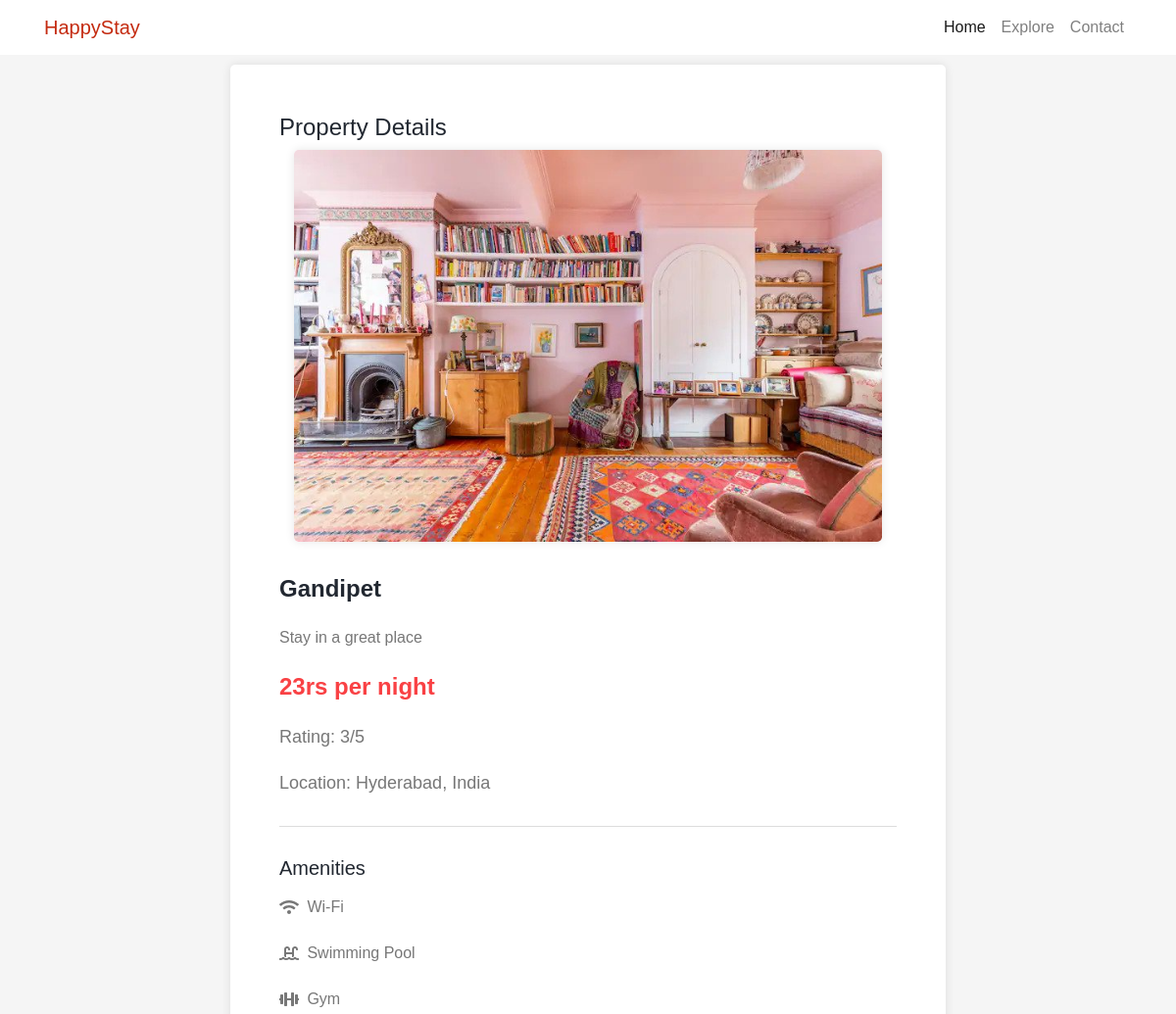
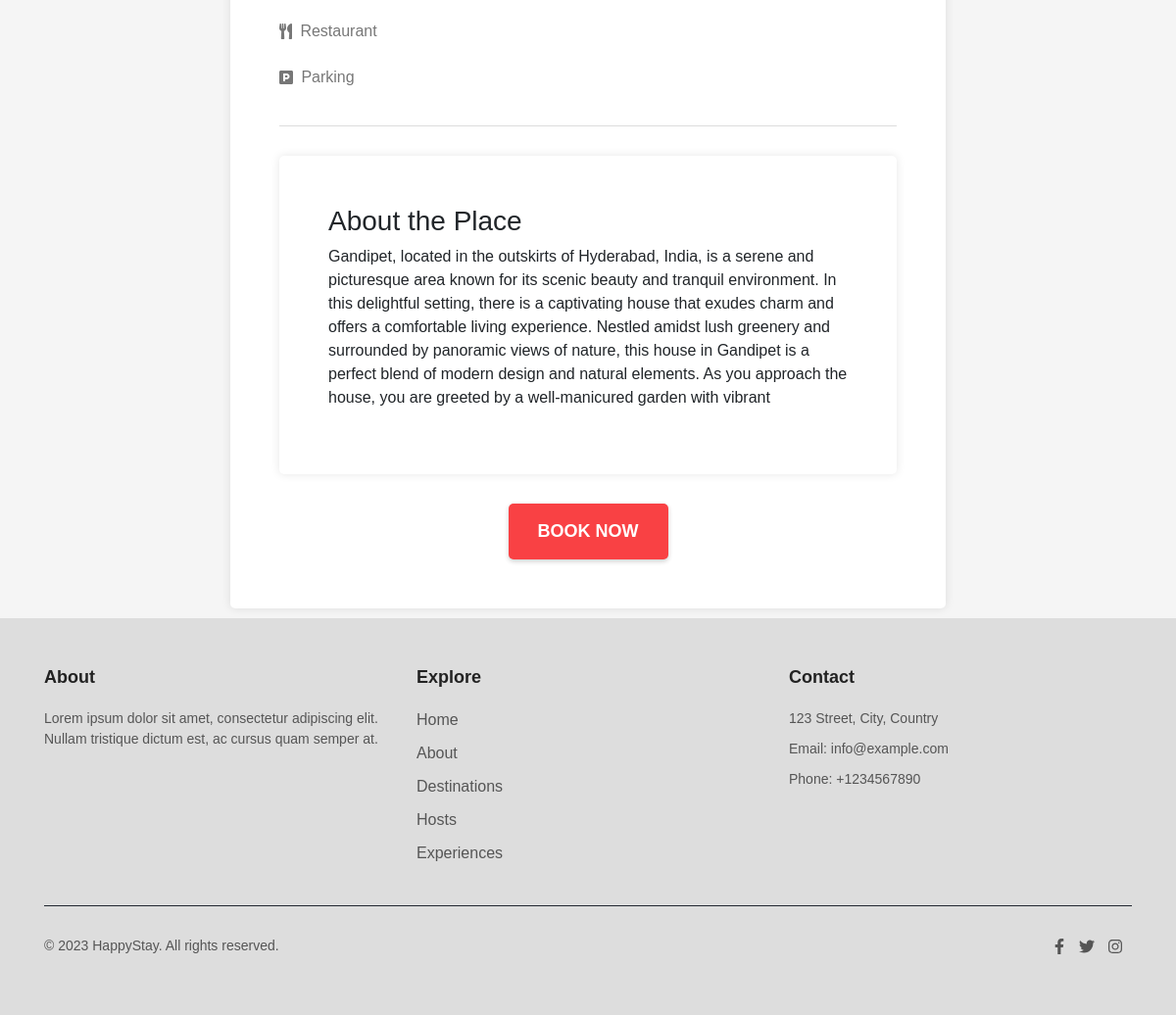
/detail/1, run on the app's committed database (2 pictures, top to bottom).
### myapp/models.py (models this page shows)
class place(models.Model):
    name=models.CharField(max_length=20)
    description=models.CharField(max_length=30)
    rating=models.IntegerField()
    cost=models.CharField(max_length=20)
    city=models.CharField(max_length=20,default='')
    country=models.CharField(max_length=20,default='')
    about=models.CharField(max_length=500,default='')

### myapp/views.py (the view)
# urls.py: path('detail/<str:pk>',views.detail,name='detail'),
def detail(request,pk):
    post=place.objects.get(id=pk)
    return render(request,'detail.html',{'post':post})

### templates/detail.html (shortened to what this page needs)
{% load static %}
<!DOCTYPE html>
<html>
<head>
    <link rel="stylesheet" href="https://stackpath.bootstrapcdn.com/bootstrap/4.5.0/css/bootstrap.min.css">
    <link rel="stylesheet" href="https://cdnjs.cloudflare.com/ajax/libs/font-awesome/5.15.3/css/all.min.css">
    <link rel="stylesheet" href="{% static 'detail.css' %}">
</head>
<body>
    <nav class="navbar navbar-expand-lg navbar-light bg-white">
        <div class="container">
            <a class="navbar-brand" href="#">HappyStay</a>
            <div class="collapse navbar-collapse" id="navbarNav">
                <ul class="navbar-nav ml-auto">
                    <li class="nav-item active">
                        <a class="nav-link" href="{% url 'home'%}">Home</a>
                    </li>
                    <li class="nav-item">
                        <a class="nav-link" href="{% url 'home' %}#goto">Explore</a>
                    </li>
                    <li class="nav-item">
                        <a class="nav-link" href="#">Contact</a>
                    </li>
                </ul>
            </div>
        </div>
    </nav>
    <div class="container">
        <div class="row justify-content-center">
            <div class="col-lg-8">
                <div class="property-details">
                    <h2>Property Details</h2>
                    <div class="image">
                        <img src="../static/images_feat/img{{post.id}}.jpg" alt="Property Image">
                    </div>
                    <div class="title">{{post.name}}</div>
                    <div class="description">
                        {{post.description}}
                    </div>
                    <div class="price">{{post.cost}}</div>
                    <div class="rating">Rating: {{post.rating}}/5</div>
                    <div class="location">Location: {{post.city}}, {{post.country}}</div>
                    <hr>
                    <div class="amenities">
                        <h3>Amenities</h3>
                        <ul>
                            <li><i class="fas fa-wifi"></i>
                                <pre> </pre> Wi-Fi
                            </li>
                            <li><i class="fas fa-swimming-pool"></i>
                                <pre> </pre> Swimming Pool
                            </li>
                            <li><i class="fas fa-dumbbell"></i>
                                <pre> </pre> Gym
                            </li>
                            <li><i class="fas fa-utensils"></i>
                                <pre> </pre> Restaurant
                            </li>
                            <li><i class="fas fa-parking"></i>
                                <pre> </pre>Parking
                            </li>
                        </ul>
                    </div>
                    <hr>
                    <div class="property-details">
                        <h3>About the Place</h3>
                        <p class="break">
                            {{post.about}}
                        </p>
                    </div>
                    <div class="button-container">
                        <a href="/book">
                            <button class="button">Book Now</button>
                        </a>
                    </div>
                </div>
            </div>
        </div>
    </div>
    <footer class="footer" style="background-color: #dddddd;">
        <div class="container">
            <div class="row">
                <div class="col-md-4">
                    <h3>About</h3>
                    <p>Lorem ipsum dolor sit amet, consectetur adipiscing elit. Nullam tristique dictum est, ac cursus
                        quam semper at.</p>
                </div>
                <div class="col-md-4">
                    <h3>Explore</h3>
                    <ul class="footer-links">
                        <li><a href="{% url 'home'%}">Home</a></li>
                        <li><a href="#">About</a></li>
                        <li><a href="#">Destinations</a></li>
                        <li><a href="#">Hosts</a></li>
                        <li><a href="#">Experiences</a></li>
                    </ul>
                </div>
                <div class="col-md-4">
                    <h3>Contact</h3>
                    <p>123 Street, City, Country</p>
                    <p>Email: info@example.com</p>
                    <p>Phone: +1234567890</p>
                </div>
            </div>
            <hr style="background-color: #222831; height: 1px;">
            <div class="row">
                <div class="col-md-6">
                    <p>&copy; 2023 HappyStay. All rights reserved.</p>
                </div>
                <div class="col-md-6">
                    <ul class="footer-social">
                        <li><a href="#"><i class="fab fa-facebook-f"></i></a></li>
                        <li><a href="#"><i class="fab fa-twitter"></i></a></li>
                        <li><a href="#"><i class="fab fa-instagram"></i></a></li>
                    </ul>
                </div>
            </div>
        </div>
    </footer>
</body>
</html>

### static/detail.css (style rules this page uses)
.navbar .navbar-brand { color: #c42b10; }
.navbar .nav-link { color: #7b1f1f; }
.navbar .active .nav-link { color: #8c3775; }
body { font-family: Arial, sans-serif; background-color: #f5f5f5; }
.property-details { background-color: #ffffff; padding: 50px; border-radius: 5px; margin:10px 0px; box-shadow: 0px 0px 10px rgba(0, 0, 0, 0.1); }
.property-details h2 { margin-top: 0; color: #222831; font-size: 24px; }
.property-details .image { text-align: center; margin-bottom: 30px; }
.property-details .image img { max-width: 100%; max-height: 400px; border-radius: 5px; box-shadow: 0px 0px 10px rgba(0, 0, 0, 0.1); }
.property-details .title { margin-bottom: 20px; color: #222831; font-size: 24px; font-weight: bold; }
.property-details .description { margin-bottom: 20px; color: #777777; font-size: 16px; line-height: 1.5; }
.property-details .price { margin-bottom: 20px; color: #f94144; font-size: 24px; font-weight: bold; }
.property-details .rating { margin-bottom: 20px; color: #777777; font-size: 18px; }
.property-details .location { margin-bottom: 20px; color: #777777; font-size: 18px; }
.property-details .amenities { margin-bottom: 20px; color: #777777; font-size: 18px; }
.property-details .button-container { display: flex; justify-content: center; margin-top: 30px; }
.property-details .button { padding: 15px 30px; background-color: #f94144; color: #ffffff; border: none; border-radius: 5px; cursor: pointer; font-size: 18px; font-weight: bold; text-transform: uppercase; transition: background-color 0.3s ease; box-shadow: 0px 2px 5px rgba(0, 0, 0, 0.2); }
.amenities { margin-bottom: 20px; }
.amenities h3 { margin-bottom: 10px; color: #222831; font-size: 20px; }
.amenities ul { list-style-type: none; padding-left: 0; }
.amenities li { display: flex; align-items: center; margin-bottom: 10px; color: #777777; font-size: 16px; }
.footer { background-color: #f7f7f7; padding: 50px 0; color: #555555; }
.footer h3 { margin-bottom: 20px; font-size: 18px; font-weight: bold; color: #222222; }
.footer p { margin-bottom: 10px; font-size: 14px; }
.footer a { color: #555555; text-decoration: none; }
.footer-links { list-style: none; padding: 0; margin: 0; }
.footer-links li { margin-bottom: 10px; }
.footer-social { list-style: none; padding: 0; margin: 0; text-align: right; }
.footer-social li { display: inline-block; margin-right: 10px; }
hr { border-top: 1px solid #dddddd; margin-top: 30px; margin-bottom: 30px; }
.break { word-wrap: break-word; overflow-wrap: break-word; }

### data on the page
place: name "Gandipet", description "Stay in a great place", cost "23rs per night", rating "3", city "Hyderabad", country "India", about "Gandipet, located in the outskirts of Hyderabad, India, is a serene and picturesque area known for its scenic beauty and tranquil environment. In this delightful setting, there is a captivating house that exudes charm and offers a comfortable living experience. Nestled amidst lush greenery and surrounded by panoramic views of nature, this house in Gandipet is a perfect blend of modern design and natural elements. As you approach the house, you are greeted by a well-manicured garden with vibrant"
